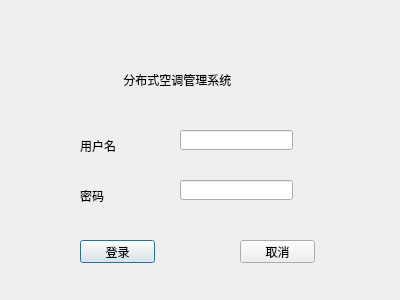
<?xml version="1.0" encoding="UTF-8"?>
<ui version="4.0">
 <class>login</class>
 <widget class="QDialog" name="login">
  <property name="geometry">
   <rect>
    <x>0</x>
    <y>0</y>
    <width>400</width>
    <height>300</height>
   </rect>
  </property>
  <property name="windowTitle">
   <string>login</string>
  </property>
  <widget class="QLabel" name="username">
   <property name="geometry">
    <rect>
     <x>80</x>
     <y>140</y>
     <width>54</width>
     <height>12</height>
    </rect>
   </property>
   <property name="text">
    <string>用户名</string>
   </property>
  </widget>
  <widget class="QLabel" name="password">
   <property name="geometry">
    <rect>
     <x>80</x>
     <y>190</y>
     <width>54</width>
     <height>12</height>
    </rect>
   </property>
   <property name="text">
    <string>密码</string>
   </property>
  </widget>
  <widget class="QLineEdit" name="userlineEdit">
   <property name="geometry">
    <rect>
     <x>180</x>
     <y>130</y>
     <width>113</width>
     <height>20</height>
    </rect>
   </property>
  </widget>
  <widget class="QLineEdit" name="passwordlineEdit">
   <property name="geometry">
    <rect>
     <x>180</x>
     <y>180</y>
     <width>113</width>
     <height>20</height>
    </rect>
   </property>
  </widget>
  <widget class="QPushButton" name="loginButton">
   <property name="geometry">
    <rect>
     <x>80</x>
     <y>240</y>
     <width>75</width>
     <height>23</height>
    </rect>
   </property>
   <property name="text">
    <string>登录</string>
   </property>
  </widget>
  <widget class="QPushButton" name="cancelButton">
   <property name="geometry">
    <rect>
     <x>240</x>
     <y>240</y>
     <width>75</width>
     <height>23</height>
    </rect>
   </property>
   <property name="text">
    <string>取消</string>
   </property>
  </widget>
  <widget class="QLabel" name="label">
   <property name="geometry">
    <rect>
     <x>100</x>
     <y>59</y>
     <width>201</width>
     <height>41</height>
    </rect>
   </property>
   <property name="text">
    <string>       分布式空调管理系统</string>
   </property>
  </widget>
 </widget>
 <layoutdefault spacing="6" margin="11"/>
 <resources/>
 <connections/>
</ui>
